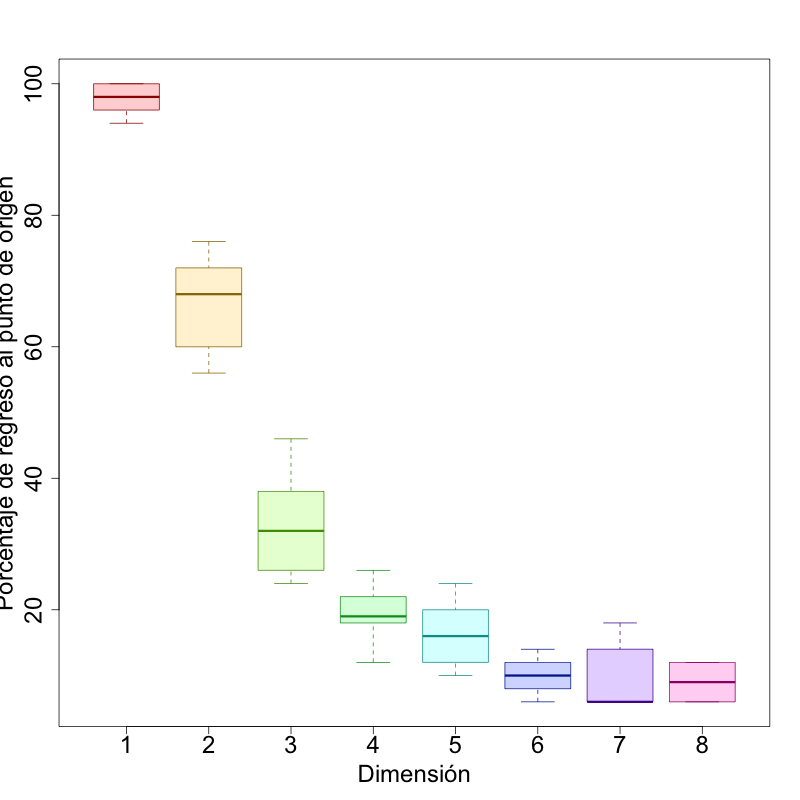

Here is the R script that generated this plot:
registro = data.frame()
dimension = 8
potencia = 10
for (pot in 5:potencia){
  duracion <- 2^potencia
  for (dim in 1:dimension) {
    
    datos = numeric()
    repeticiones = 50
    for (replica in 1:repeticiones) {
      resultado = FALSE
      pos <- rep(0, dim)
      for (t in 1:duracion) {
        modificar = sample(1:dim, 1)
        if (runif(1) < 0.5) {
          pos[modificar] =  pos[modificar] + 1
        } else {
          pos[modificar] =  pos[modificar] - 1
        }
        if (all(pos == 0)) {
          resultado = TRUE
          break
        }
      }
      datos = c(datos, resultado)
}
  porc = 100 * sum(datos) / repeticiones
  registro = rbind(registro, c(pot, porc, dim))
  }
}
names(registro) = c("pot", "porc", "dim")
png("pr1sim.png")
boxplot(porc ~ dim, 
data =  registro,
main="Probabilidad de regreso al punto de origen",
xlab="Dimensi\u{F3}n",
ylab="Porcentaje de regreso al punto de origen",
col=rainbow(8, alpha=0.2),
border = rainbow(8, v=0.6)
)
dev.off()

